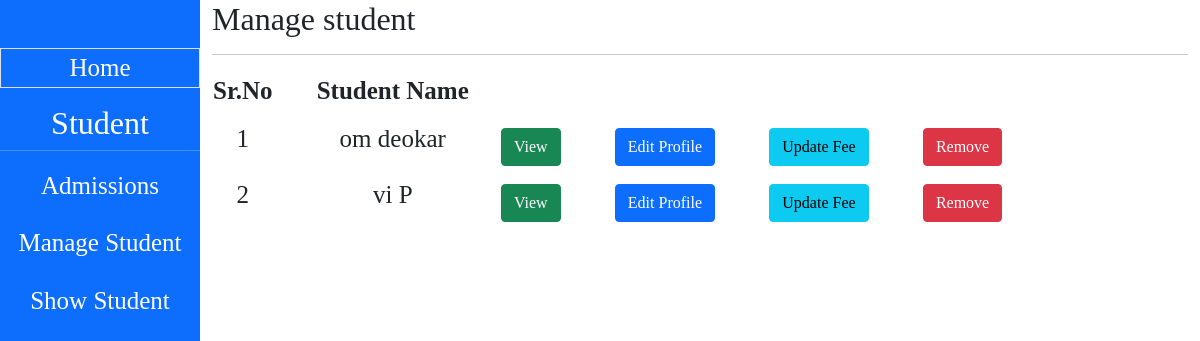
Screenshot of /mannage.php with the database file from the repository.
### tables this page shows
CREATE TABLE `student_register` (
  `id` int(50) NOT NULL auto_increment,
  `fname` varchar(50) NOT NULL,
  `lname` varchar(50) NOT NULL,
  `dob` date NOT NULL,
  `gender` varchar(50) NOT NULL,
  `bloodg` varchar(50) NOT NULL,
  `nationality` varchar(50) NOT NULL,
  `religion` varchar(50) NOT NULL,
  `catagory` varchar(50) NOT NULL,
  `10marks` varchar(50) NOT NULL,
  `10year` varchar(50) NOT NULL,
  `12mark` varchar(50) NOT NULL,
  `12year` varchar(50) NOT NULL,
  `ffname` varchar(50) NOT NULL,
  `flname` varchar(50) NOT NULL,
  `fmobile` varchar(50) NOT NULL,
  `femail` varchar(50) NOT NULL,
  `foccupation` varchar(50) NOT NULL,
  `mfname` varchar(50) NOT NULL,
  `mlname` varchar(50) NOT NULL,
  `mmobile` varchar(50) NOT NULL,
  `memail` varchar(50) NOT NULL,
  `moccupation` varchar(50) NOT NULL,
  `course` varchar(50) NOT NULL,
  `class` varchar(50) NOT NULL,
  `course_fee` varchar(50) NOT NULL,
  `fee_paid` varchar(20) NOT NULL,
  `due_fee` varchar(50) NOT NULL,
  `adm_date` varchar(50) NOT NULL,
  PRIMARY KEY  (`id`)
);

### mannage.php (the view, shortened to what this page needs)
<?php
include("connection.php");
?>
<!DOCTYPE html>
<html lang="en">
<head>
    <link href="https://cdn.jsdelivr.net/npm/bootstrap@5.0.2/dist/css/bootstrap.min.css" rel="stylesheet">
</head>
<body>
    <div class="container-fluid">
        <div class="row">
            <div class="col-md-2 dash bg-primary">
                <div class="row text-white text-center mt-5">
                <a href="Admin.php" class="border mb-3" style="color: white; text-decoration: none; font-size:25px; font-family: 'Times New Roman', Times, serif;"><i class="fa-duotone fa-solid fa-backward"></i> Home</a>
                    <h2>Student</h2>
                    <hr>
                </div>
                <div class="row text-center std">
                      <ul>
                        <li><a href="student.php"> Admissions</a></li>
                        <li><a href="mannage.php">Manage Student</a></li>
                        <li><a href="show.php">Show Student</a></li>
                      </ul>
                </div>
            </div>
            <div class="col-md-10">
             <h2>Manage student</h2> <hr>
             <div class="row">
                <div class="col">
                    <div class="row">
                     <table>
                        <tr>
                            <th class="text-center">Sr.No</th>
                            <th class="text-center">Student Name</th>
                        </tr>
                        <?php
                        $qry="SELECT * from student_register";
                        $result=mysqli_query($con,$qry);
                        $count=1;
                        while($row=mysqli_fetch_assoc($result)){
                               echo"<tr><td class='text-center'>".$count."</td><td class='text-center ms-5'>".$row["fname"]." ".$row["lname"];
                               echo "<td><a href='view_student.php?id=".$row["id"]."'><button class='btn btn-success me-5 mt-3'>View</button></a>
                               <a href='edit_student_profile.php?id=".$row["id"]."'><button class=' mt-3 me-5 btn btn-primary'>Edit Profile</button></a>
                               <a href='update_admission.php?id=".$row["id"]."'><button class=' mt-3 me-5 btn btn-info'>Update Fee</button></a>
                               <a href='remove_student_profile.php?id=".$row["id"]."'><button class=' mt-3 btn btn-danger'>Remove </button></a></td></td> <tr>";
                               $count++;
                        }
                        ?>
                     </table>
                     </div>
                </div>
               </div>
        </div>
    </div>
</body>
</html>

### mannage.php (style rules this page uses)
.dash { height: 100vh; }
.std a { text-decoration: none; color: white; }
.std li { margin-bottom: 20px; font-size: 25px; font-family: 'Times New Roman', Times, serif; }
body { font-family: 'Times New Roman', Times, serif; }
table { font-size: 25px; }

### rows the page displays
student_register: fname "om", lname "deokar"
student_register: fname "vi", lname "P"
